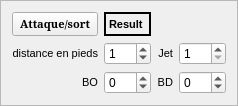
            <widget class="QFrame" name="frame_2">
             <property name="frameShape">
              <enum>QFrame::StyledPanel</enum>
             </property>
             <property name="frameShadow">
              <enum>QFrame::Raised</enum>
             </property>
             <layout class="QGridLayout" name="gridLayout_2">
              <item row="0" column="0">
               <layout class="QGridLayout" name="gridLayout_13">
                <item row="1" column="0">
                 <widget class="QLabel" name="label_8">
                  <property name="sizePolicy">
                   <sizepolicy hsizetype="Preferred" vsizetype="Preferred">
                    <horstretch>0</horstretch>
                    <verstretch>0</verstretch>
                   </sizepolicy>
                  </property>
                  <property name="font">
                   <font>
                    <pointsize>8</pointsize>
                    <weight>50</weight>
                    <italic>false</italic>
                    <bold>false</bold>
                    <underline>false</underline>
                   </font>
                  </property>
                  <property name="text">
                   <string>distance en pieds</string>
                  </property>
                  <property name="alignment">
                   <set>Qt::AlignRight|Qt::AlignTrailing|Qt::AlignVCenter</set>
                  </property>
                 </widget>
                </item>
                <item row="1" column="1">
                 <widget class="QSpinBox" name="spinBox_4">
                  <property name="enabled">
                   <bool>true</bool>
                  </property>
                  <property name="sizePolicy">
                   <sizepolicy hsizetype="Preferred" vsizetype="Preferred">
                    <horstretch>0</horstretch>
                    <verstretch>0</verstretch>
                   </sizepolicy>
                  </property>
                  <property name="maximum">
                   <number>400</number>
                  </property>
                  <property name="value">
                   <number>1</number>
                  </property>
                 </widget>
                </item>
                <item row="1" column="2">
                 <widget class="QLabel" name="label">
                  <property name="sizePolicy">
                   <sizepolicy hsizetype="Preferred" vsizetype="Preferred">
                    <horstretch>0</horstretch>
                    <verstretch>0</verstretch>
                   </sizepolicy>
                  </property>
                  <property name="font">
                   <font>
                    <pointsize>8</pointsize>
                    <weight>50</weight>
                    <bold>false</bold>
                   </font>
                  </property>
                  <property name="layoutDirection">
                   <enum>Qt::LeftToRight</enum>
                  </property>
                  <property name="frameShape">
                   <enum>QFrame::NoFrame</enum>
                  </property>
                  <property name="frameShadow">
                   <enum>QFrame::Raised</enum>
                  </property>
                  <property name="text">
                   <string>Jet</string>
                  </property>
                  <property name="alignment">
                   <set>Qt::AlignRight|Qt::AlignTrailing|Qt::AlignVCenter</set>
                  </property>
                 </widget>
                </item>
                <item row="0" column="1">
                 <widget class="QLabel" name="result">
                  <property name="sizePolicy">
                   <sizepolicy hsizetype="Preferred" vsizetype="Preferred">
                    <horstretch>0</horstretch>
                    <verstretch>0</verstretch>
                   </sizepolicy>
                  </property>
                  <property name="font">
                   <font>
                    <pointsize>8</pointsize>
                    <weight>75</weight>
                    <bold>true</bold>
                   </font>
                  </property>
                  <property name="layoutDirection">
                   <enum>Qt::LeftToRight</enum>
                  </property>
                  <property name="autoFillBackground">
                   <bool>false</bool>
                  </property>
                  <property name="frameShape">
                   <enum>QFrame::WinPanel</enum>
                  </property>
                  <property name="frameShadow">
                   <enum>QFrame::Plain</enum>
                  </property>
                  <property name="lineWidth">
                   <number>1</number>
                  </property>
                  <property name="midLineWidth">
                   <number>0</number>
                  </property>
                  <property name="text">
                   <string>Result</string>
                  </property>
                  <property name="textFormat">
                   <enum>Qt::PlainText</enum>
                  </property>
                 </widget>
                </item>
                <item row="0" column="0">
                 <widget class="QPushButton" name="pushButton">
                  <property name="sizePolicy">
                   <sizepolicy hsizetype="Preferred" vsizetype="Preferred">
                    <horstretch>0</horstretch>
                    <verstretch>0</verstretch>
                   </sizepolicy>
                  </property>
                  <property name="font">
                   <font>
                    <family>Serif</family>
                    <pointsize>8</pointsize>
                    <weight>75</weight>
                    <bold>true</bold>
                   </font>
                  </property>
                  <property name="text">
                   <string>Attaque/sort</string>
                  </property>
                 </widget>
                </item>
                <item row="1" column="3">
                 <widget class="QSpinBox" name="spinBox">
                  <property name="sizePolicy">
                   <sizepolicy hsizetype="Preferred" vsizetype="Preferred">
                    <horstretch>0</horstretch>
                    <verstretch>0</verstretch>
                   </sizepolicy>
                  </property>
                  <property name="accelerated">
                   <bool>true</bool>
                  </property>
                  <property name="showGroupSeparator" stdset="0">
                   <bool>false</bool>
                  </property>
                  <property name="minimum">
                   <number>1</number>
                  </property>
                  <property name="maximum">
                   <number>999</number>
                  </property>
                  <property name="value">
                   <number>1</number>
                  </property>
                 </widget>
                </item>
                <item row="3" column="3">
                 <widget class="QSpinBox" name="spinBox_3">
                  <property name="sizePolicy">
                   <sizepolicy hsizetype="Preferred" vsizetype="Preferred">
                    <horstretch>0</horstretch>
                    <verstretch>0</verstretch>
                   </sizepolicy>
                  </property>
                  <property name="accelerated">
                   <bool>true</bool>
                  </property>
                  <property name="showGroupSeparator" stdset="0">
                   <bool>false</bool>
                  </property>
                  <property name="minimum">
                   <number>-49</number>
                  </property>
                  <property name="maximum">
                   <number>300</number>
                  </property>
                 </widget>
                </item>
                <item row="3" column="2">
                 <widget class="QLabel" name="label_3">
                  <property name="sizePolicy">
                   <sizepolicy hsizetype="Preferred" vsizetype="Preferred">
                    <horstretch>0</horstretch>
                    <verstretch>0</verstretch>
                   </sizepolicy>
                  </property>
                  <property name="font">
                   <font>
                    <pointsize>8</pointsize>
                    <weight>50</weight>
                    <bold>false</bold>
                   </font>
                  </property>
                  <property name="frameShape">
                   <enum>QFrame::NoFrame</enum>
                  </property>
                  <property name="frameShadow">
                   <enum>QFrame::Raised</enum>
                  </property>
                  <property name="text">
                   <string>BD</string>
                  </property>
                  <property name="alignment">
                   <set>Qt::AlignRight|Qt::AlignTrailing|Qt::AlignVCenter</set>
                  </property>
                 </widget>
                </item>
                <item row="3" column="1">
                 <widget class="QSpinBox" name="spinBox_2">
                  <property name="sizePolicy">
                   <sizepolicy hsizetype="Preferred" vsizetype="Preferred">
                    <horstretch>0</horstretch>
                    <verstretch>0</verstretch>
                   </sizepolicy>
                  </property>
                  <property name="accelerated">
                   <bool>true</bool>
                  </property>
                  <property name="showGroupSeparator" stdset="0">
                   <bool>false</bool>
                  </property>
                  <property name="minimum">
                   <number>-49</number>
                  </property>
                  <property name="maximum">
                   <number>300</number>
                  </property>
                 </widget>
                </item>
                <item row="3" column="0">
                 <widget class="QLabel" name="label_2">
                  <property name="sizePolicy">
                   <sizepolicy hsizetype="Preferred" vsizetype="Preferred">
                    <horstretch>0</horstretch>
                    <verstretch>0</verstretch>
                   </sizepolicy>
                  </property>
                  <property name="font">
                   <font>
                    <pointsize>8</pointsize>
                    <weight>50</weight>
                    <bold>false</bold>
                   </font>
                  </property>
                  <property name="frameShape">
                   <enum>QFrame::NoFrame</enum>
                  </property>
                  <property name="frameShadow">
                   <enum>QFrame::Sunken</enum>
                  </property>
                  <property name="text">
                   <string>BO</string>
                  </property>
                  <property name="alignment">
                   <set>Qt::AlignRight|Qt::AlignTrailing|Qt::AlignVCenter</set>
                  </property>
                 </widget>
                </item>
               </layout>
              </item>
             </layout>
            </widget>
